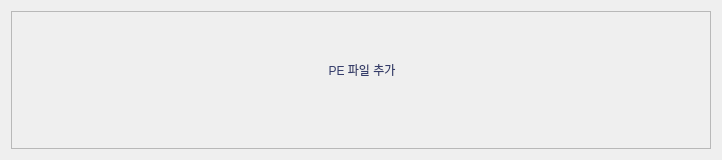
                       <widget class="QWidget" name="fileDropPage">
                        <layout class="QHBoxLayout" name="horizontalLayout_20">
                         <item>
                          <widget class="QFrame" name="fileDropArea">
                           <property name="sizePolicy">
                            <sizepolicy hsizetype="Maximum" vsizetype="Maximum">
                             <horstretch>0</horstretch>
                             <verstretch>0</verstretch>
                            </sizepolicy>
                           </property>
                           <property name="maximumSize">
                            <size>
                             <width>700</width>
                             <height>350</height>
                            </size>
                           </property>
                           <property name="styleSheet">
                            <string notr="true"/>
                           </property>
                           <property name="frameShape">
                            <enum>QFrame::StyledPanel</enum>
                           </property>
                           <property name="frameShadow">
                            <enum>QFrame::Raised</enum>
                           </property>
                           <layout class="QVBoxLayout" name="verticalLayout_19">
                            <item>
                             <spacer name="verticalSpacer_5">
                              <property name="orientation">
                               <enum>Qt::Vertical</enum>
                              </property>
                              <property name="sizeHint" stdset="0">
                               <size>
                                <width>20</width>
                                <height>40</height>
                               </size>
                              </property>
                             </spacer>
                            </item>
                            <item>
                             <widget class="QLabel" name="text_2">
                              <property name="minimumSize">
                               <size>
                                <width>682</width>
                                <height>0</height>
                               </size>
                              </property>
                              <property name="maximumSize">
                               <size>
                                <width>16777215</width>
                                <height>80</height>
                               </size>
                              </property>
                              <property name="styleSheet">
                               <string notr="true">color: #343C6A;
background-color: transparent;</string>
                              </property>
                              <property name="text">
                               <string>PE 파일 추가</string>
                              </property>
                              <property name="alignment">
                               <set>Qt::AlignCenter</set>
                              </property>
                             </widget>
                            </item>
                            <item alignment="Qt::AlignHCenter">
                             <widget class="QLabel" name="plus_icon">
                              <property name="maximumSize">
                               <size>
                                <width>80</width>
                                <height>80</height>
                               </size>
                              </property>
                              <property name="styleSheet">
                               <string notr="true">background-color: transparent;
</string>
                              </property>
                              <property name="text">
                               <string/>
                              </property>
                              <property name="pixmap">
                               <pixmap resource="../resources/resources.qrc">:/Icons/images/+.png</pixmap>
                              </property>
                              <property name="alignment">
                               <set>Qt::AlignCenter</set>
                              </property>
                             </widget>
                            </item>
                            <item>
                             <spacer name="verticalSpacer_6">
                              <property name="orientation">
                               <enum>Qt::Vertical</enum>
                              </property>
                              <property name="sizeHint" stdset="0">
                               <size>
                                <width>20</width>
                                <height>40</height>
                               </size>
                              </property>
                             </spacer>
                            </item>
                           </layout>
                          </widget>
                         </item>
                        </layout>
                       </widget>
